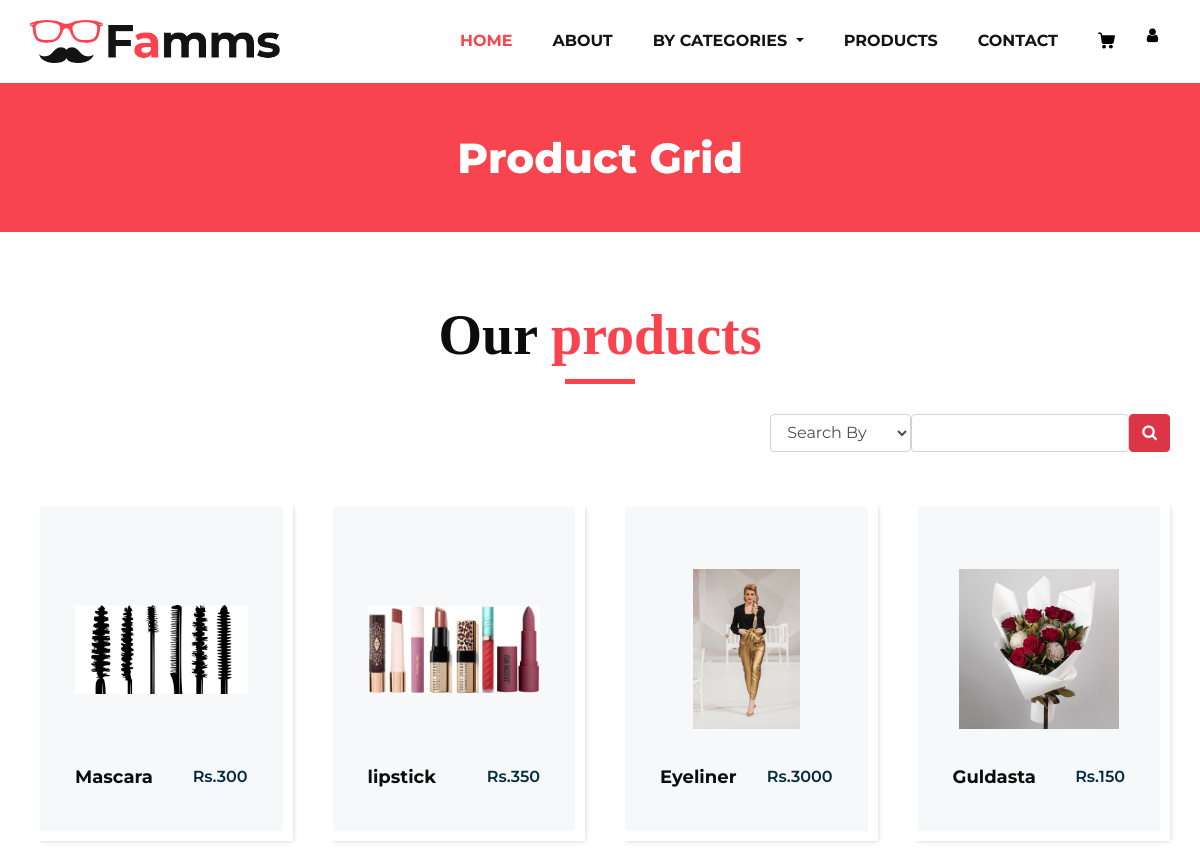
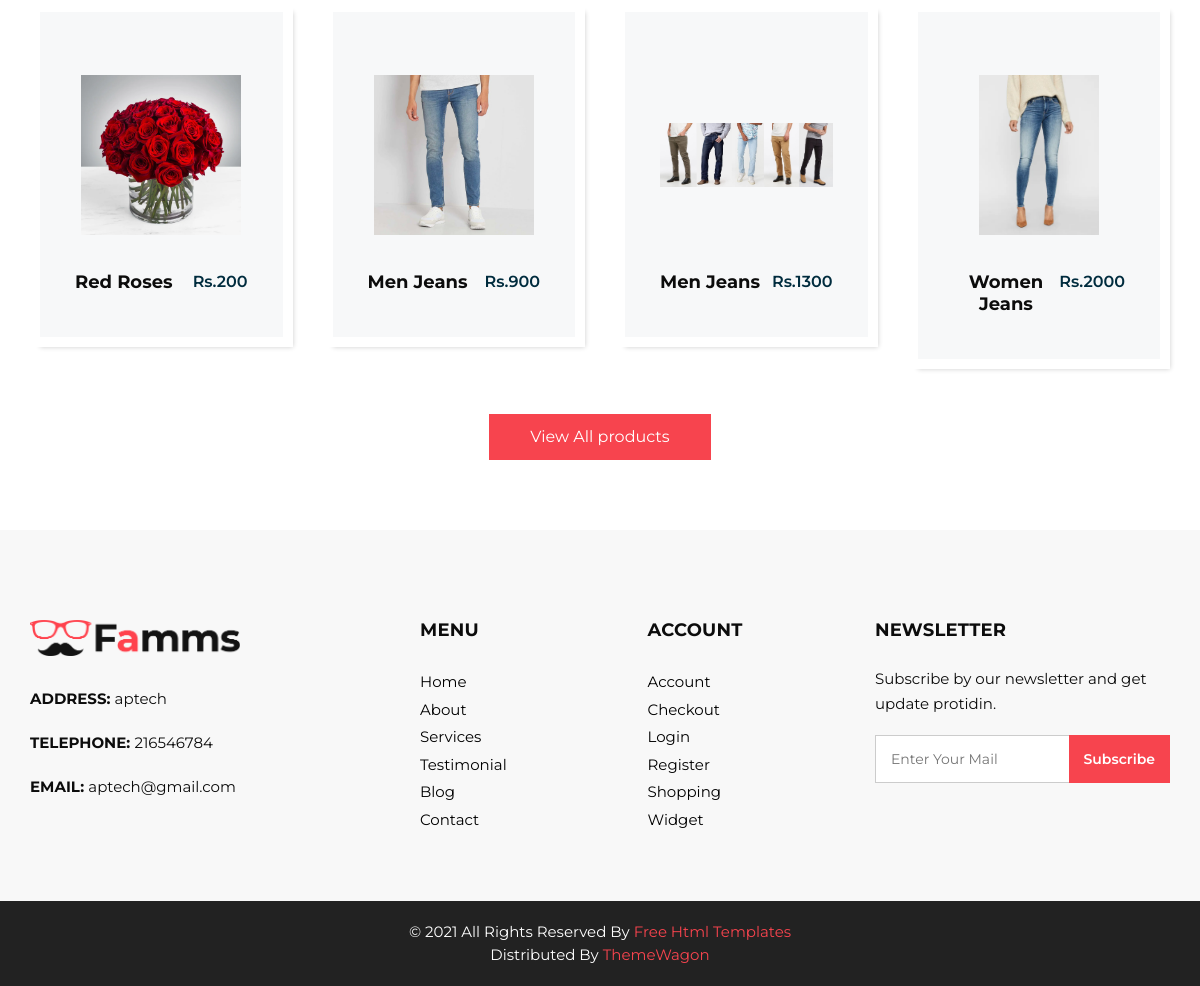
The app's page /userTeheme/user/product.php with its own data (2 pictures, top to bottom).
### tables this page shows
CREATE TABLE `table_product` (
  `id` int(11) NOT NULL,
  `product_Name` varchar(255) NOT NULL,
  `product_Price` bigint(20) NOT NULL,
  `product_Quantity` tinyint(4) NOT NULL,
  `product_Category` int(11) NOT NULL,
  `product_Image` varchar(255) NOT NULL
);

CREATE TABLE `information` (
  `id` int(11) NOT NULL,
  `address` varchar(255) NOT NULL,
  `email` varchar(255) NOT NULL,
  `telephone` int(11) NOT NULL
);

### userTeheme/user/product.php (the view, shortened to what this page needs)
<?php
include_once '../header.php';
?>
  <section class="inner_page_head">
         <div class="container_fuild">
            <div class="row">
               <div class="col-md-12">
                  <div class="full">
                     <h3>Product Grid</h3>
                  </div>
               </div>
            </div>
         </div>
      </section>
      <section class="product_section layout_padding">
         <div class="container">
            <div class="heading_container heading_center">
               <h2>
                  Our <span>products</span>
               </h2>
            </div>
            <center>
               <div class="container d-flex flex-row-reverse">
                  <form action="" method="get" >
                     <div class="row">
                     <div class="row-md-3">
                        <select name="filter" class="form-control">
                           <option value="">Search By</option>
                        </select>
                     </div>
                     <div class="row-md-3">
                        <input type="text" name="search" class="form-control">
                     </div>
                     <div class="row-md-6">
                        <button type="submit" name="btn" class="btn btn-danger">
                           <i class="fa fa-search" aria-hidden="true"></i>
                        </button>
                     </div>
                     </div>
                  </form>
               </div>
            </center>
            <div class="row">
            <?php
            if(isset($_GET["btn"])){
               $filter = $_GET["filter"];
               $search = $_GET["search"];
               if($filter == "n"){
                  $select = "Select * from table_product where product_Name like '%" . $search ."%'";
               }
               else if ($filter == "c"){
                  $fetch_categories = "Select * from table_categories where name like '%" . $search ."%'";
                  $runCat = mysqli_query($conn, $fetch_categories);
                  $num = mysqli_num_rows($runCat);
                  $array = mysqli_fetch_array($runCat);
                  $cat_id = $array[0];
                  $select = "Select * from table_product where product_Category = '$cat_id'";
               }
               else if ($filter == "l"){
                  $select = "Select * from table_product order by product_Price asc";
               }
               else if ($filter == "h"){
                  $select = "Select * from table_product order by product_Price desc";
               }
            }else{
               $select = "Select * from table_product";
            }
            $execute = mysqli_query($conn, $select);
            $row = mysqli_num_rows($execute);
            if($row > 0){
               while($data = mysqli_fetch_assoc($execute)){
                  ?>
               <div class="col-sm-6 col-md-4 col-lg-3">
                  <div class="box">
                     <div class="img-box">
                        <img src="<?php echo $data['product_Image']; ?>">
                     </div>
                     <div class="detail-box">
                        <h5>
                           <?php echo $data['product_Name']; ?>
                        </h5>
                        <h6>
                        Rs.<?php echo $data['product_Price']; ?>
                        </h6>
                     </div>
                  </div>
               </div>
                  <?php
               }
            }
            ?>
            </div>
            <div class="btn-box">
               <a href="">
               View All products
               </a>
            </div>
         </div>
      </section>
      <?php
      include_once '../footer.php';
      ?>

### userTeheme/header.php (shortened to what this page needs)
<!DOCTYPE html>
<html>
   <head>
      <link rel="stylesheet" type="text/css" href="css/bootstrap.css" />
      <link href="css/font-awesome.min.css" rel="stylesheet" />
      <link href="css/style.css" rel="stylesheet" />
      <link href="css/responsive.css" rel="stylesheet" />
   </head>
   <body>
      <div class="hero_area">
         <header class="header_section">
            <div class="container">
               <nav class="navbar navbar-expand-lg custom_nav-container ">
                  <a class="navbar-brand" href="index.html"><img width="250" src="images/logo.png" alt="#" /></a>
                  <div class="collapse navbar-collapse" id="navbarSupportedContent">
                     <ul class="navbar-nav">
                        <li class="nav-item active">
                           <a class="nav-link" href="index.php">Home <span class="sr-only">(current)</span></a>
                        </li>
                        <li class="nav-item">
                           <a class="nav-link" href="about.php">About<span class="sr-only">(current)</span></a>
                        </li>
                        <li class="nav-item dropdown">
                           <a class="nav-link dropdown-toggle" href="#" data-toggle="dropdown" role="button" aria-haspopup="true" aria-expanded="true"> <span class="nav-label">By Categories <span class="caret"></span></a>
                        </li>
                        <li class="nav-item">
                           <a class="nav-link" href="product.php">Products<span class="sr-only">(current)</span></a>
                        </li>
                        <li class="nav-item">
                           <a class="nav-link" href="contact.php">Contact<span class="sr-only">(current)</span></a>
                        </li>
                        <li class="nav-item">
                           <a class="nav-link" href="#">
                           </a>
                        </li>
                        <form class="form-inline">
                           <a href="../../UserRegistration/index.php" class="btn  my-2 my-sm-0 nav_search-btn" type="submit">
                           <i class="fa fa-user" aria-hidden="true"></i>
                           </a>
                        </form>
                     </ul>
                  </div>
               </nav>
            </div>
         </header>

### userTeheme/footer.php (shortened to what this page needs)
 <footer>
         <div class="container">
            <div class="row">
               <div class="col-md-4">
                   <div class="full">
                      <div class="logo_footer">
                        <a href="#"><img width="210" src="images/logo.png" alt="#" /></a>
                      </div>
                      <div class="information_f">
                        <?php
                        $select = "Select * from information";
                        $execute = mysqli_query($conn, $select);
                        $rows = mysqli_num_rows($execute);
                        if($rows > 0 ){
                        $data = mysqli_fetch_array($execute)
                              ?>
                        <p><strong>ADDRESS: </strong><?php echo $data[1]; ?></p>
                        <p><strong>TELEPHONE: </strong><?php echo $data[3]; ?></p>
                        <p><strong>EMAIL: </strong><?php echo $data[2]; ?></p>
                              <?php
                           }
                        ?>
                      </div>
                   </div>
               </div>
               <div class="col-md-8">
                  <div class="row">
                  <div class="col-md-7">
                     <div class="row">
                        <div class="col-md-6">
                     <div class="widget_menu">
                        <h3>Menu</h3>
                        <ul>
                           <li><a href="#">Home</a></li>
                           <li><a href="#">About</a></li>
                           <li><a href="#">Services</a></li>
                           <li><a href="#">Testimonial</a></li>
                           <li><a href="#">Blog</a></li>
                           <li><a href="#">Contact</a></li>
                        </ul>
                     </div>
                  </div>
                  <div class="col-md-6">
                     <div class="widget_menu">
                        <h3>Account</h3>
                        <ul>
                           <li><a href="#">Account</a></li>
                           <li><a href="#">Checkout</a></li>
                           <li><a href="#">Login</a></li>
                           <li><a href="#">Register</a></li>
                           <li><a href="#">Shopping</a></li>
                           <li><a href="#">Widget</a></li>
                        </ul>
                     </div>
                  </div>
                     </div>
                  </div>
                  <div class="col-md-5">
                     <div class="widget_menu">
                        <h3>Newsletter</h3>
                        <div class="information_f">
                          <p>Subscribe by our newsletter and get update protidin.</p>
                        </div>
                        <div class="form_sub">
                           <form>
                              <fieldset>
                                 <div class="field">
                                    <input type="email" placeholder="Enter Your Mail" name="email" />
                                    <input type="submit" value="Subscribe" />
                                 </div>
                              </fieldset>
                           </form>
                        </div>
                     </div>
                  </div>
                  </div>
               </div>
            </div>
         </div>
      </footer>
      <div class="cpy_">
         <p class="mx-auto">© 2021 All Rights Reserved By <a href="https://html.design/">Free Html Templates</a><br>
            Distributed By <a href="https://themewagon.com/" target="_blank">ThemeWagon</a>
         </p>
      </div>
   </body>
</html>

### userTeheme/user/css/responsive.css (style rules this page uses)
@media (min-width: 1200px) { .container { max-width: 1170px; } }

### records on screen
table_product: product_Image (picture), product_Name "Mascara", product_Price "300"
table_product: product_Image (picture), product_Name "lipstick", product_Price "350"
table_product: product_Image (picture), product_Name "Eyeliner", product_Price "3000"
table_product: product_Image (picture), product_Name "Guldasta", product_Price "150"
table_product: product_Image (picture), product_Name "Red Roses", product_Price "200"
table_product: product_Image (picture), product_Name "Men Jeans", product_Price "900"
table_product: product_Image (picture), product_Name "Men Jeans", product_Price "1300"
table_product: product_Image (picture), product_Name "Women Jeans", product_Price "2000"
information: address "aptech", telephone "216546784", email "aptech@gmail.com"
